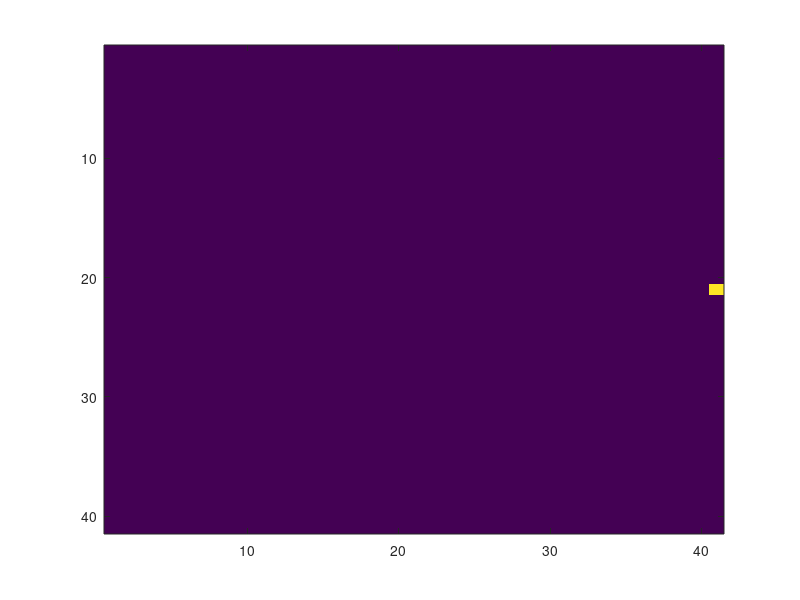

Source code (MATLAB): (Note: this script raises an error after producing the figure.)
clear

% Choose which figures to generate (1/0)

GenerateHeatMap = 1;
    RunAnimation = true;      % Toggle live animation visualization
    ExportScreenshots = false; % Toggle still frame export (no animation)
Generate3dMap = 0;
GenerateHeatMapVideo = 0;
GenerateVoltage = 0;
GenerateVDiff = 0;
GenerateVWT = 0;

%%%%%%%%%%%%%%%%%%%%%%%%%%%%%%
% Parameters
dt = 0.1;       % time step
terminaltime = 3000; % simulation time in ms
time_steps = 0:dt:terminaltime;

% Cell Parameters (Original FIB)
cellType1 = struct('a', 0.02,    'b', 2.9,   'c', 1.0, 'epsilon', .0040, 'sigma', 1.0, 'g_horz', .027, 'g_vert', .015); % Healthy
cellType2 = struct('a', 0.01,    'b', 5.,   'c', 1.0, 'epsilon', .0040, 'sigma', 0.6, 'g_horz', .027, 'g_vert', .015); % Slow Recovery
cellType3 = struct('a', 0.02,    'b', 2.9,   'c', 1.0, 'epsilon', .007, 'sigma', 1.6, 'g_horz', .027, 'g_vert', .015); % Fast Recovery

% FIX SCAR CHANGE G GRID MAYBE
cellType4 = struct('a', .02,    'b', 2.9,   'c', 1.0, 'epsilon', .0040, 'sigma', 0.6, 'g_horz', .027, 'g_vert', .015); % Non excitable (Scar)

% Block 2 Parameters
cellType5 = struct('a', 0.01,    'b', 5.3,   'c', 1.0, 'epsilon', .0040, 'sigma', 0.6, 'g_horz', .027, 'g_vert', .015); % Slow Recovery
cellType6 = struct('a', 0.02,    'b', 2.9,   'c', 1.0, 'epsilon', .006, 'sigma', 1.6, 'g_horz', .027, 'g_vert', .015); % Fast Recovery

%%%%%%%%%%%%%%%%%%%%%%%%%%%%%%
% Grid size
num_cells_x = 41; 
num_cells_y = 41;

Block_Adjust = 0; % starting at 7 tall
Vert_Adjust = 0; % starting centered at (21,21)
Horz_Adjust = 0; % starting centered at (21,21)

% Grid cell type layout
cellTypes = ones(num_cells_y,num_cells_x);

%%%%%%%%%%%%%%%%%%%%%%%%%%%%%%
% Parameters mapped to grid
a_grid       = zeros(num_cells_y,num_cells_x);
b_grid       = zeros(num_cells_y,num_cells_x);
c_grid       = zeros(num_cells_y,num_cells_x);
epsilon_grid = zeros(num_cells_y,num_cells_x);
sigma_grid   = zeros(num_cells_y,num_cells_x);
g_horz_grid  = zeros(num_cells_y,num_cells_x);
g_vert_grid  = zeros(num_cells_y,num_cells_x);

allTypes = {cellType1, cellType2, cellType3, cellType4, cellType5, cellType6};
for k = 1:6
    mask = (cellTypes == k);
    a_grid(mask)       = allTypes{k}.a;
    b_grid(mask)       = allTypes{k}.b;
    c_grid(mask)       = allTypes{k}.c;
    epsilon_grid(mask) = allTypes{k}.epsilon;
    sigma_grid(mask)   = allTypes{k}.sigma;
    g_horz_grid(mask)  = allTypes{k}.g_horz;
    g_vert_grid(mask)  = allTypes{k}.g_vert;
end

%%%%%%%%%%%%%%%%%%%%%%%%%%%%%%
% Initialization
v = zeros(num_cells_y, num_cells_x);
w = zeros(num_cells_y, num_cells_x);

v_history = zeros(num_cells_y, num_cells_x, length(time_steps));
w_history = zeros(num_cells_y, num_cells_x, length(time_steps));

interv = 200;
% External stimulus
I_ext = @(t) (4 .* (mod(t,interv) < 50))*(t<1600) ;% + 4 .* (t>180)*(t<181);

% Locate any scar cells
scarmask = cellTypes == 4;

%%%%%%%%%%%%%%%%%%%%%%%%%%%%%%
% Vectorized derivative function
function [dv, dw] = derivatives(v, w, ...
                                g_horz_grid, g_vert_grid, a_grid, b_grid, c_grid, ...
                                epsilon_grid, sigma_grid, I_ext_func, t, scarmask)

    % Left and Right Boundaries Insualted
    left   = [v(:,1), v(:,1:end-1)];
    right  = [v(:,2:end), v(:,end)];

    % Top and Bottom Insulated
    up     = [v(1,:); v(1:end-1,:)];
    down   = [v(2:end,:); v(end,:)];

    % % Top and bottom edges periodic
    % up     = [v(end,:); v(1:end-1,:)];
    % down   = [v(2:end,:); v(1,:)];

    v_horz_neighbors = left + right; 
    v_vert_neighbors = up + down;

%%%%% External stimulus %%%%%
    stim = zeros(size(v));
    stim(21,41) = I_ext_func(t);
    % stim(1:16,1) = I_ext_func(t);

    % Cubic reaction term
    cubic = v .* (v - a_grid) .* (c_grid - v);
    
    % Set cubic part to 0 for scar cells
    cubic(scarmask) = 0;

    dv = sigma_grid .* (cubic - w ...
        + g_horz_grid .* (v_horz_neighbors - 2*v) ...
        + g_vert_grid .* (v_vert_neighbors - 2*v)) ...
        + stim;

    dw = epsilon_grid .* (v - b_grid .* w);
end

%%%%%%%%%%%%%%%%%%%%%%%%%%%%%%
% Main RK4 loop
for t_idx = 1:length(time_steps)
    t = time_steps(t_idx);

    v_prev = v;
    w_prev = w;

    [k1_v, k1_w] = derivatives(v_prev, w_prev, ...
                               g_horz_grid, g_vert_grid, a_grid, b_grid, c_grid, ...
                               epsilon_grid, sigma_grid, I_ext, t, scarmask);

    [k2_v, k2_w] = derivatives(v_prev + 0.5*dt*k1_v, w_prev + 0.5*dt*k1_w, ...
                               g_horz_grid, g_vert_grid, a_grid, b_grid, c_grid, ...
                               epsilon_grid, sigma_grid, I_ext, t + 0.5*dt, scarmask);

    [k3_v, k3_w] = derivatives(v_prev + 0.5*dt*k2_v, w_prev + 0.5*dt*k2_w, ...
                               g_horz_grid, g_vert_grid, a_grid, b_grid, c_grid, ...
                               epsilon_grid, sigma_grid, I_ext, t + 0.5*dt, scarmask);

    [k4_v, k4_w] = derivatives(v_prev + dt*k3_v, w_prev + dt*k3_w, ...
                               g_horz_grid, g_vert_grid, a_grid, b_grid, c_grid, ...
                               epsilon_grid, sigma_grid, I_ext, t + dt, scarmask);

    v = v_prev + (dt/6) * (k1_v + 2*k2_v + 2*k3_v + k4_v);
    w = w_prev + (dt/6) * (k1_w + 2*k2_w + 2*k3_w + k4_w);

    v_history(:,:,t_idx) = v;
    w_history(:,:,t_idx) = w;
end

%%%%%%%%%%%%%%%%%%%%%%%%%%%%%%

% Heatmap Visualization
if GenerateHeatMap == 1
    % --- User options ---
    desiredTimeSpacing  = 20; % in milliseconds (or same unit as time_steps)
    outputFolder = "C:\Matlab\Cardiac\Cardiac Grid Outputs\PhantomFIBs";

    if ExportScreenshots && ~exist(outputFolder, 'dir')
        mkdir(outputFolder);
    end

    % Choose mode
    if RunAnimation
        figure;
    elseif ExportScreenshots
        % Run headless mode (no visible figure window)
        fig = figure('Visible', 'off');
    end

    % Use same loop for both modes
    for t_idx = 1:50:length(time_steps)
        % Plot the voltage heatmap
        if RunAnimation || ExportScreenshots
            clf;
            imagesc(v_history(:,:,t_idx));
            %colorbar;
            %title(sprintf('Membrane Potentials at t = %.1f ms', time_steps(t_idx)));
            %xlabel('Cell X (columns)');
            %ylabel('Cell Y (rows)');
            clim([-0.4, 1.2]);
            axis equal tight
            ax = gca;   % Get current axes
            ax.XColor = 'none';  % Hide x-axis line
            ax.YColor = 'none';  % Hide y-axis line
            ax.XTick = [];       % Remove x-axis ticks
            ax.YTick = [];       % Remove y-axis ticks
            hold on;
    
            % Logical mask of cells where w > 0.05 & v < 0.4
            recovery_mask = (w_history(:,:,t_idx) > 0.0225) & (v_history(:,:,t_idx) < 0);
            [y, x] = find(recovery_mask);
            plot(x, y, 'x', 'Color', 'k', 'LineWidth', 1.2, 'MarkerSize', 5);
            [y, x] = find(scarmask);
            plot(x, y, 's', 'Color', 'k', 'LineWidth', 1.2, 'MarkerSize', 12);
            hold off;
        end

        % --- Export Screenshots without animation overhead ---
        if ExportScreenshots && mod(round(time_steps(t_idx)), desiredTimeSpacing) == 0
            filename = fullfile(outputFolder, sprintf('frame_%07.1fms.png', time_steps(t_idx)));
            exportgraphics(gcf, filename);
        end

        % --- Optional pause for real-time playback ---
        if RunAnimation
            pause(0.1);
        end
    end

    % Close the hidden figure if only exporting
    if ExportScreenshots && ~RunAnimation
        close(fig);
    end
end

% 3D Heatmap V-W Animation
if Generate3dMap == 1
    figure;
    for t_idx = 1:50:length(time_steps) % step every 50 frames for speed
        mesh(v_history(:,:,t_idx),w_history(:,:,t_idx),FaceColor='texturemap',FaceAlpha=.5)
        view(-37.5,60);
        c = colorbar;
        c.Label.String = 'Recovery w';
        title(sprintf('Membrane Potentials at t = %.1f ms', time_steps(t_idx)));
        xlabel('Cell X (columns)');
        ylabel('Cell Y (rows)');
        zlabel('Voltage v');
        zlim([-.4,1.2]);
        clim([-0.05, .16]);
        pause(.01)
    end
end

% Heatmap Video
if GenerateHeatMapVideo == 1
    % File path for output video
    videoFile = fullfile(pwd, 'Unnamed Cardiac Grid.mp4'); % saves in current working directory

    % Create a VideoWriter object
    video = VideoWriter(videoFile, 'MPEG-4');
    video.FrameRate = 15; % adjust playback speed as desired
    open(video);

    % Create a hidden figure for off-screen rendering
    fig = figure('Visible', 'off');
    ax = axes(fig);

    % Loop through time points and generate frames
    for t_idx = 1:50:length(time_steps)
        
        % Plot the heatmap in the invisible figure
        imagesc(ax, v_history(:,:,t_idx));
        %colorbar(ax);
        title(ax, sprintf('Membrane Potentials at t = %.1f ms', time_steps(t_idx)));
        %xlabel(ax, 'Cell X (columns)');
        %ylabel(ax, 'Cell Y (rows)');
        clim(ax, [-0.2, 1.2]); % consistent color scale
        axis equal tight
        ax = gca;   % Get current axes
        ax.XColor = 'none';  % Hide x-axis line
        ax.YColor = 'none';  % Hide y-axis line
        ax.XTick = [];       % Remove x-axis ticks
        ax.YTick = [];       % Remove y-axis ticks

        hold on
        % Logical mask of cells where w > 0.05 & v < 0.4
        mask = (w_history(:,:,t_idx) > 0.0225) & (v_history(:,:,t_idx) < 0);
        [y, x] = find(mask);
        plot(x, y, 'x', 'Color', 'k', 'LineWidth', 1., 'MarkerSize', 6);
        hold off
        % Force MATLAB to render internally
        drawnow;

        % Capture the current figure frame (off-screen)
        frame = getframe(fig);

        % Write the frame to the video
        writeVideo(video, frame);
    end

    % Close video file and figure
    close(video);
    close(fig);

    fprintf('Video successfully created: %s\n', videoFile);
end

%%%%%%%%%%%%%%%%%%%%%%%%%%%%%%
% Plot Bistable at (21,21) and Fast Epsilon at (21,20)
if GenerateVoltage == 1
figure;
hold on
plot(time_steps, squeeze(v_history(21, 21, :)), 'b', 'LineWidth', 1.5)
plot(time_steps, squeeze(v_history(21, 20, :)), 'r', 'LineWidth', .75)
legend('Long QT', 'Fast Epsilon')
xlabel('Time (ms)')
ylabel('Membrane Potential (v)')
title('Membrane Potential at Cell (21,21)') % Add parameter details to title
hold off
end

if GenerateVWT == 1
figure
plot3(time_steps, squeeze(v_history(21, 21, :)), squeeze(w_history(21, 21, :)), 'b', 'LineWidth', 1.5);
xlabel('t - Time');
ylabel('v - Voltage')
zlabel('w - Recovery')
title('v,w,t plot')
end

if GenerateVDiff == 1
% Plot the voltage differences for 2 cells
figure;
hold on;
        plot(time_steps, squeeze(v_history(21, 21, :) - v_history(21, 20, :)), 'b', 'LineWidth', 1.5);
xlabel('Time (ms)')
ylabel('Membrane Potential (v)')
title('Voltage difference between adjacent Bistable and Fast Epsilon')
hold off;

figure;
hold on;
        plot(time_steps, squeeze(v_history(21, 22, :) - v_history(21, 19, :)), 'b', 'LineWidth', 1.5);
xlabel('Time (ms)')
ylabel('Membrane Potential (v)')
title('Voltage difference between Bistable and Fast Epsilon with a gap')
hold off; 

figure;
hold on;
        plot(time_steps, squeeze(v_history(17, 17, :) - v_history(17, 16, :)), 'b', 'LineWidth', 1.5);
xlabel('Time (ms)')
ylabel('Membrane Potential (v)')
title('Voltage difference in the path of the spiral wave')
hold off;

figure;
hold on;
        plot(time_steps, squeeze(v_history(21, 39, :) - v_history(21, 38, :)), 'b', 'LineWidth', 1.5);
xlabel('Time (ms)')
ylabel('Membrane Potential (v)')
title('Voltage difference between 2 healthy far to the right')
hold off;
end
